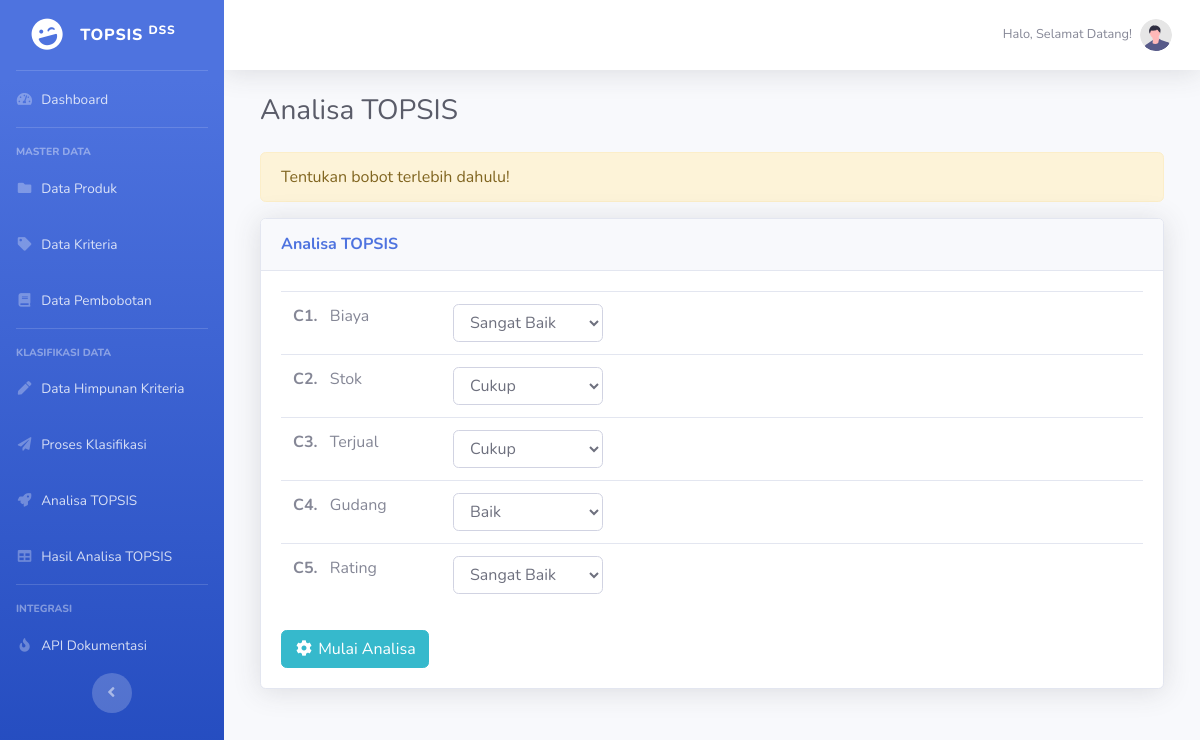
Screenshot of /admin/analisa.php (signed in) with the database file from the repository.
### tables this page shows
CREATE TABLE `tbl_kriteria` (
  `id_kriteria` int NOT NULL,
  `nama_kriteria` varchar(50) NOT NULL,
  `atribut` enum('benefit','cost') NOT NULL,
  `bobot_kriteria` int NOT NULL
);

### admin/analisa.php (the view, shortened to what this page needs)
<?php include_once '../inc/header.php'; ?>
 <?php
    $b = mysqli_query($konek, "SELECT * FROM tbl_bobot");
    $bobot = array();
    $nmBobot = array();
    while ($bobot1 = mysqli_fetch_array($b)) {
      $bobot[] = $bobot1['nilai'];
      $nmBobot[] = $bobot1['nama_bobot'];
    }
    $q = mysqli_query($konek, "SELECT * FROM tbl_kriteria");
    $no = 0;
    $daftarKriteria = '';
    while ($h = mysqli_fetch_array($q)) {
      $no++;
      $listBobot = '';
      for ($i = 0; $i < count($bobot); $i++) {
        $s = ($h['bobot_kriteria'] == $bobot[$i]) ? ' selected' : '';
        $listBobot .= '<option value="'.$bobot[$i].'"'.$s.'>'.$nmBobot[$i].'</option>';
      }
      $daftarKriteria .= '
      <tr>
        <td width="160"><strong>C'.$no.'.</strong>&nbsp;&nbsp; '.$h['nama_kriteria'].'</td>
        <td><select class="form-control" name="bobot_'.$h['id_kriteria'].'" style="width:150px">'.$listBobot.'</select></td>
      </tr>
      ';
    }
?>
<div class="container-fluid">
    <div class="col-md-12">
        <h1 class="h3 mb-4 text-gray-800">Analisa TOPSIS</h1>
        <div class="alert alert-warning">Tentukan bobot terlebih dahulu!</div>
        <div class="card shadow mb-4">
            <div
            class="card-header py-3 d-flex flex-row align-items-center justify-content-between"
            >
                <h6 class="m-0 font-weight-bold text-primary">
                  Analisa TOPSIS
                </h6>
            </div>
            <div class="card-body">
                <form action="analisa.php" method="post">
                    <div class="box-content box-no-padding">
                        <div class="responsive-table">
                            <table class="table" style="margin-bottom: 0;">
                              <?php echo $daftarKriteria; ?>
                            </table>
                        </div>
                    </div>
                    <br />
                    <button type="submit" name="btnSubmit" class="btn btn-info">
                        <i class="fas fa-cog fa-fw"></i> Mulai Analisa
                    </button>
                </form>
            </div>
        </div>
      </div>
</div>
<?php include_once '../inc/footer.php'; ?>

### rows the page displays
tbl_kriteria: nama_kriteria "Biaya", id_kriteria "Sangat Baik"
tbl_kriteria: nama_kriteria "Stok", id_kriteria "Cukup"
tbl_kriteria: nama_kriteria "Terjual", id_kriteria "Cukup"
tbl_kriteria: nama_kriteria "Gudang", id_kriteria "Baik"
tbl_kriteria: nama_kriteria "Rating", id_kriteria "Sangat Baik"
